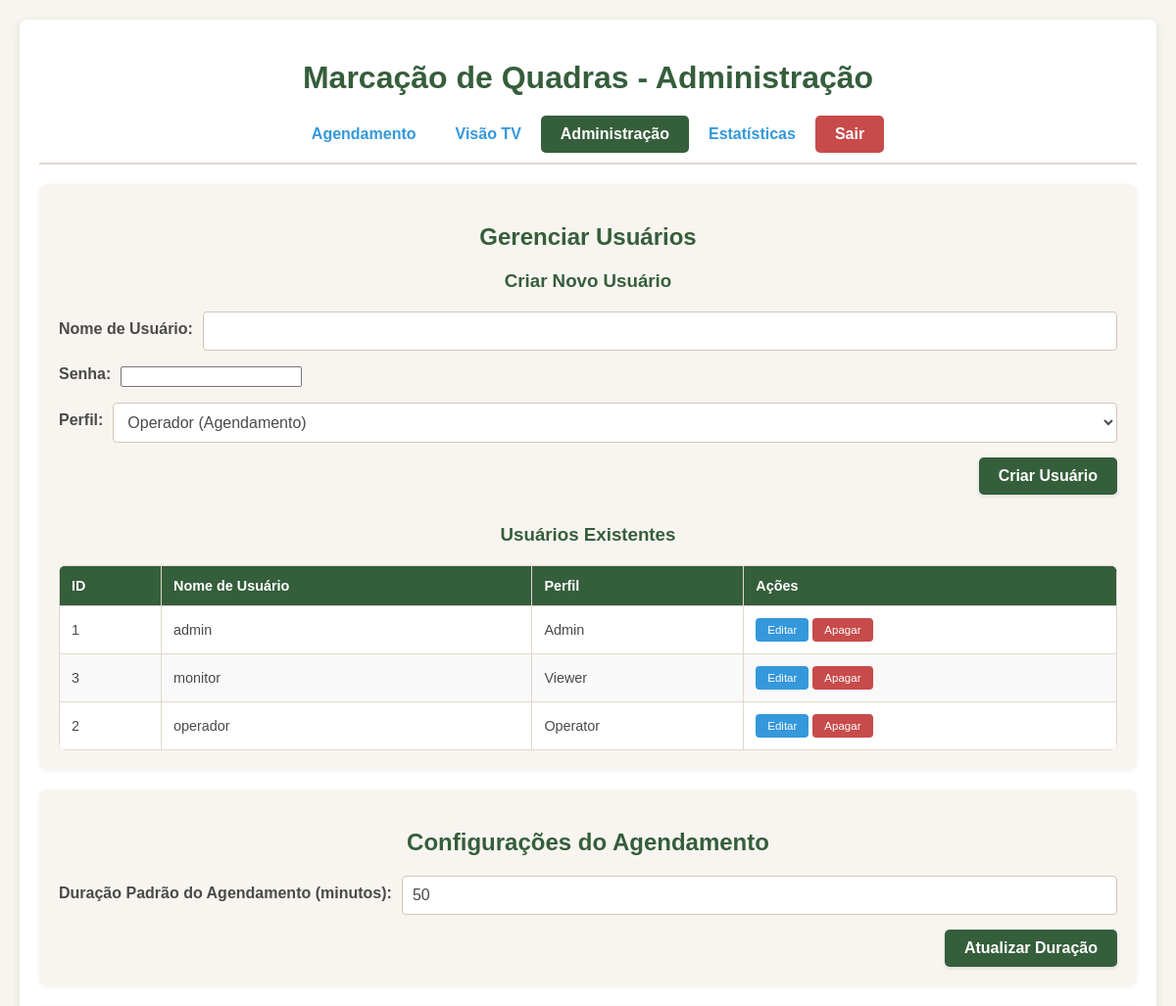
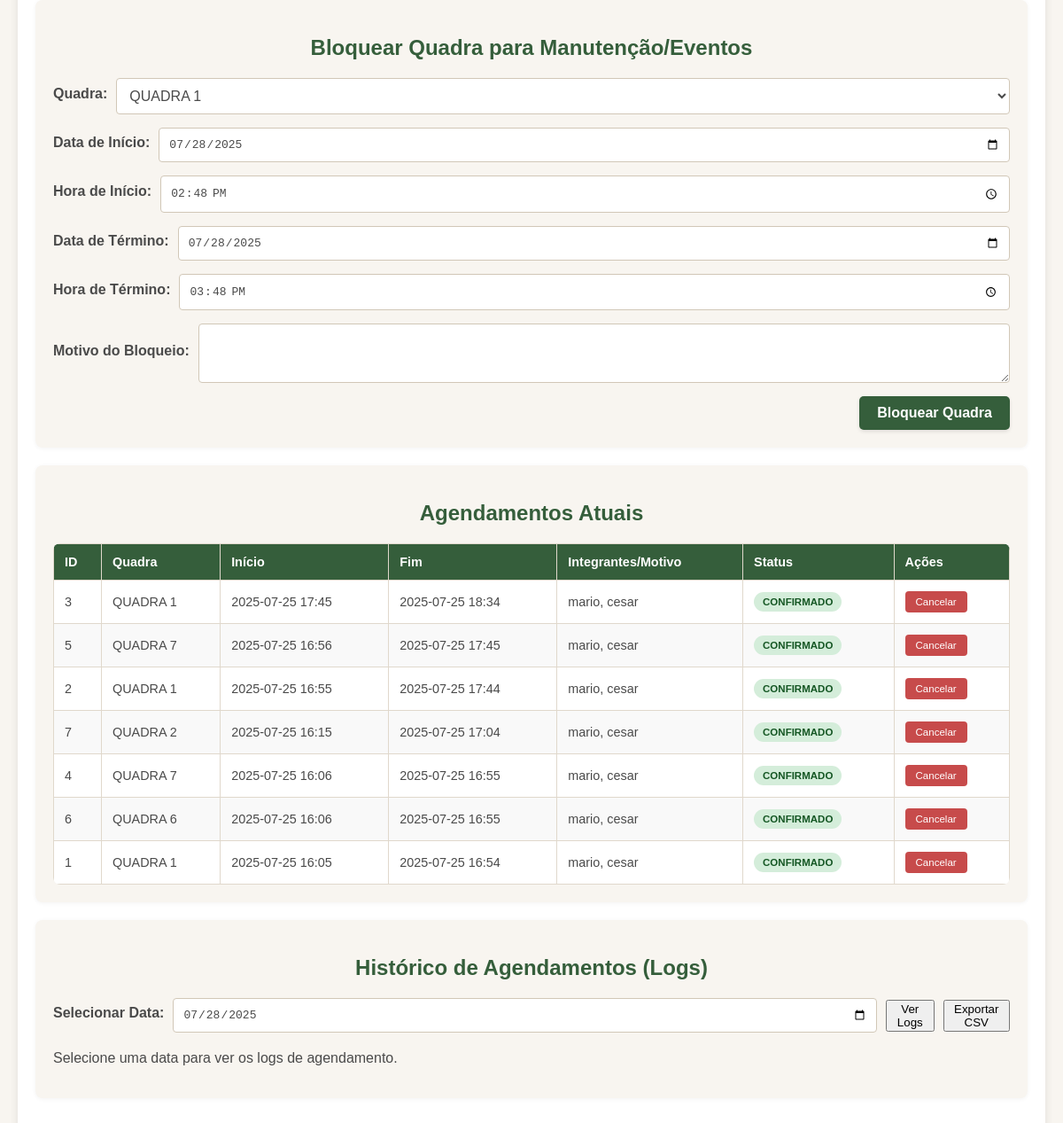
Page /admin (signed in) on the earlier database version (2 pictures, top to bottom).
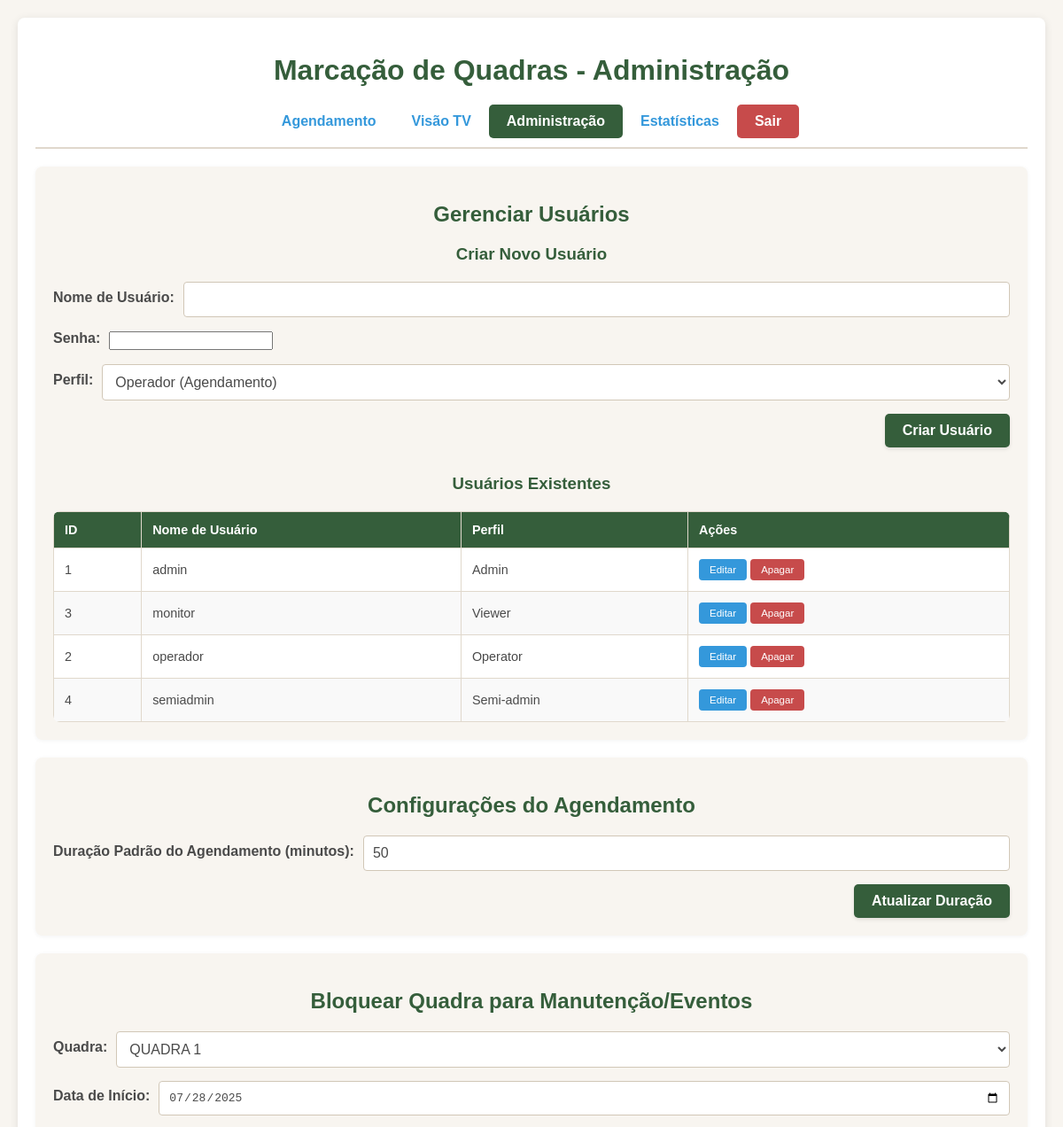
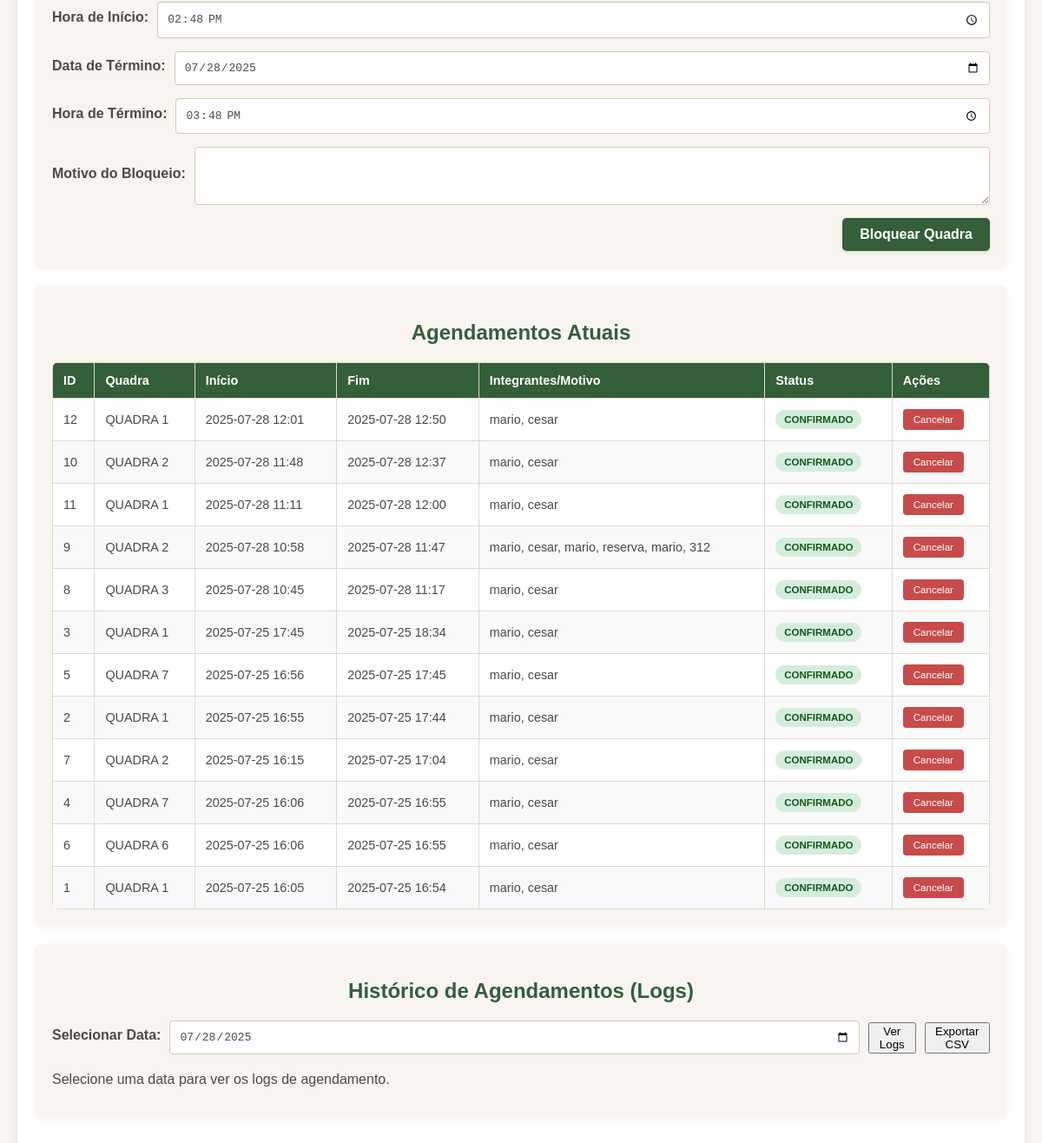
Same page on the later database version (2 pictures, top to bottom).
### tables this page shows
CREATE TABLE users (
            id INTEGER PRIMARY KEY AUTOINCREMENT,
            username TEXT UNIQUE NOT NULL,
            password_hash TEXT NOT NULL,
            role TEXT NOT NULL DEFAULT 'viewer' -- 'admin', 'operator', 'viewer'
        );

CREATE TABLE bookings (
            id INTEGER PRIMARY KEY AUTOINCREMENT,
            courtId TEXT NOT NULL,
            startTime TEXT NOT NULL,
            endTime TEXT NOT NULL,
            players TEXT NOT NULL, -- Armazenado como JSON string
            status TEXT NOT NULL,
            bookedBy TEXT,
            isBlockBooking INTEGER NOT NULL, -- 0 para False, 1 para True
            blockBookingReason TEXT,
            createdAt TEXT NOT NULL
        );

### app.py (the view, shortened to what this page needs)
@app.route('/admin', methods=['GET', 'POST'])
@login_required
@role_required(['admin', 'semi-admin']) # Semi-admin pode acessar o painel de administração
def admin_panel():
    settings = get_settings_db()
    all_bookings = get_bookings_db()
    all_bookings.sort(key=lambda x: x['startTime'], reverse=True) # Mais recente primeiro
    all_users = get_all_users()
    courts = [f"QUADRA {i + 1}" for i in range(7)]
    current_date = datetime.now().strftime('%Y-%m-%d')
    current_time = datetime.now().strftime('%H:%M')
    one_hour_later = (datetime.now() + timedelta(hours=1)).strftime('%H:%M')
    return render_template('admin.html', settings=settings, bookings=all_bookings, courts=courts,
                           current_date=current_date, current_time=current_time, one_hour_later=one_hour_later, all_users=all_users)

### templates/admin.html (shortened to what this page needs)
<!DOCTYPE html>
<html lang="pt-BR">
<head>
</head>
<body>
    <div class="container">
        <h1>Marcação de Quadras - Administração</h1>
        <div class="navbar">
            {% if g.user and (g.user.role == 'admin' or g.user.role == 'operator') %}
            <a href="{{ url_for('index') }}">Agendamento</a>
            {% endif %}
            {% if g.user and (g.user.role == 'admin' or g.user.role == 'viewer') %}
            <a href="{{ url_for('tv_view') }}">Visão TV</a>
            {% endif %}
            {% if g.user and g.user.role == 'admin' %}
            <a href="{{ url_for('admin_panel') }}" class="active">Administração</a>
            <a href="{{ url_for('statistics_panel') }}">Estatísticas</a>
            {% endif %}
            {% if g.user %}
            <a href="{{ url_for('logout') }}" style="background-color: var(--color-red-delete); color: white;">Sair</a>
            {% endif %}
        </div>
        <div class="section-card">
            <h2>Gerenciar Usuários</h2>
            <h3>Criar Novo Usuário</h3>
            <form action="{{ url_for('admin_panel') }}" method="post">
                <div class="form-group">
                    <label for="new_username">Nome de Usuário:</label>
                    <input type="text" id="new_username" name="new_username" required>
                </div>
                <div class="form-group">
                    <label for="new_password">Senha:</label>
                    <input type="password" id="new_password" name="new_password" required>
                </div>
                <div class="form-group">
                    <label for="new_role">Perfil:</label>
                    <select id="new_role" name="new_role" required>
                        <option value="operator">Operador (Agendamento)</option>
                    </select>
                </div>
                <div class="button-group">
                    <button type="submit" name="create_user" class="submit">Criar Usuário</button>
                </div>
            </form>
            <h3 style="margin-top: 30px;">Usuários Existentes</h3>
            {% if all_users %}
            <table>
                <thead>
                    <tr>
                        <th>ID</th>
                        <th>Nome de Usuário</th>
                        <th>Perfil</th>
                        <th>Ações</th>
                    </tr>
                </thead>
                <tbody>
                    {% for user in all_users %}
                    <tr>
                        <td>{{ user.id }}</td>
                        <td>{{ user.username }}</td>
                        <td>{{ user.role.capitalize() }}</td>
                        <td>
                            <button class="action-button-table"
                                onclick="openEditUserModal({{ user.id }}, '{{ user.username }}', '{{ user.role }}')">Editar</button>
                            <form action="{{ url_for('admin_panel') }}" method="post" style="display:inline-block;">
                                <button type="submit" name="delete_user" class="action-button-table delete"
                                {% if user.id == g.user.id %}disabled title="Você não pode apagar sua própria conta"{% endif %}>Apagar</button>
                            </form>
                        </td>
                    </tr>
                    {% endfor %}
                </tbody>
            </table>
            {% else %}
            <p>Nenhum usuário cadastrado (exceto os padrões).</p>
            {% endif %}
        </div>
        <div class="section-card">
            <h2>Configurações do Agendamento</h2>
            <form action="{{ url_for('admin_panel') }}" method="post">
                <div class="form-group">
                    <label for="new_duration">Duração Padrão do Agendamento (minutos):</label>
                    <input type="number" id="new_duration" name="new_duration" value="{{ settings.bookingDurationMinutes }}" required min="10" step="5">
                </div>
                <div class="button-group">
                    <button type="submit" name="update_duration" class="submit">Atualizar Duração</button>
                </div>
            </form>
        </div>
        <div class="section-card">
            <h2>Bloquear Quadra para Manutenção/Eventos</h2>
            <form action="{{ url_for('admin_panel') }}" method="post">
                <div class="form-group">
                    <label for="block_court_id">Quadra:</label>
                    <select id="block_court_id" name="block_court_id" required>
                        {% for court in courts %}
                            <option value="{{ court }}">{{ court }}</option>
                        {% endfor %}
                    </select>
                </div>
                <div class="form-group">
                    <label for="block_start_date">Data de Início:</label>
                    <input type="date" id="block_start_date" name="block_start_date" value="{{ current_date }}" required>
                </div>
                <div class="form-group">
                    <label for="block_start_time">Hora de Início:</label>
                    <input type="time" id="block_start_time" name="block_start_time" value="{{ current_time }}" required>
                </div>
                <div class="form-group">
                    <label for="block_end_date">Data de Término:</label>
                    <input type="date" id="block_end_date" name="block_end_date" value="{{ current_date }}" required>
                </div>
                <div class="form-group">
                    <label for="block_end_time">Hora de Término:</label>
                    <input type="time" id="block_end_time" name="block_end_time" value="{{ one_hour_later }}" required>
                </div>
                <div class="form-group">
                    <label for="block_reason">Motivo do Bloqueio:</label>
                    <textarea id="block_reason" name="block_reason" rows="3" required></textarea>
                </div>
                <div class="button-group">
                    <button type="submit" name="block_court" class="submit">Bloquear Quadra</button>
                </div>
            </form>
        </div>
        <div class="section-card">
            <h2>Agendamentos Atuais</h2>
            {% if bookings %}
            <table>
                <thead>
                    <tr>
                        <th>ID</th>
                        <th>Quadra</th>
                        <th>Início</th>
                        <th>Fim</th>
                        <th>Integrantes/Motivo</th>
                        <th>Status</th>
                        <th>Ações</th>
                    </tr>
                </thead>
                <tbody>
                    {% for booking in bookings %}
                    <tr>
                        <td>{{ booking.id }}</td>
                        <td>{{ booking.courtId }}</td>
                        <td>{{ booking.startTime.strftime('%Y-%m-%d %H:%M') }}</td>
                        <td>{{ booking.endTime.strftime('%Y-%m-%d %H:%M') }}</td>
                        <td>
                            {% if booking.isBlockBooking %}
                                {{ booking.blockBookingReason }}
                            {% else %}
                                {{ ', '.join(booking.players) }}
                            {% endif %}
                        </td>
                        <td>
                            <span class="status-tag
                                {% if booking.isBlockBooking %}status-block-booking
                                {% elif booking.status == 'confirmed' %}status-confirmed
                                {% elif booking.status == 'playing' %}status-playing
                                {% elif booking.status == 'provisional' %}status-alert-yellow
                                {% endif %}">
                                {% if booking.isBlockBooking %}BLOQUEADO
                                {% elif booking.status == 'confirmed' %}CONFIRMADO
                                {% elif booking.status == 'playing' %}EM JOGO
                                {% elif booking.status == 'provisional' %}PROVISÓRIO
                                {% endif %}
                            </span>
                        </td>
                        <td>
                            <form action="{{ url_for('admin_panel') }}" method="post" style="display:inline-block;">
                                <button type="submit" name="cancel_booking" class="action-button-table delete">Cancelar</button>
                            </form>
                        </td>
                    </tr>
                    {% endfor %}
                </tbody>
            </table>
            {% else %}
            <p>Nenhum agendamento encontrado.</p>
            {% endif %}
        </div>
        <div class="section-card">
            <h2>Histórico de Agendamentos (Logs)</h2>
            <div class="form-group">
                <label for="logDate">Selecionar Data:</label>
                <input type="date" id="logDate" value="{{ current_date }}">
                <button type="button" class="submit" onclick="fetchDailyLogs()">Ver Logs</button>
                <button type="button" class="submit" onclick="exportDailyLogsCsv()">Exportar CSV</button>
            </div>
            <div id="logsDisplay" style="margin-top: 20px;">
                <p>Selecione uma data para ver os logs de agendamento.</p>
            </div>
        </div>
    </div>
</body>
</html>

Differences in the rows shown:
added users: id "4", username "semiadmin", role "Semi-admin"
added bookings: id "12", courtId "QUADRA 1", startTime "2025-07-28 12:01", endTime "2025-07-28 12:50", players "mario, cesar", isBlockBooking "CONFIRMADO"
added bookings: id "10", courtId "QUADRA 2", startTime "2025-07-28 11:48", endTime "2025-07-28 12:37", players "mario, cesar", isBlockBooking "CONFIRMADO"
added bookings: id "11", courtId "QUADRA 1", startTime "2025-07-28 11:11", endTime "2025-07-28 12:00", players "mario, cesar", isBlockBooking "CONFIRMADO"
added bookings: id "9", courtId "QUADRA 2", startTime "2025-07-28 10:58", endTime "2025-07-28 11:47", players "mario, cesar, mario, reserva, mario, 312", isBlockBooking "CONFIRMADO"
added bookings: id "8", courtId "QUADRA 3", startTime "2025-07-28 10:45", endTime "2025-07-28 11:17", players "mario, cesar", isBlockBooking "CONFIRMADO"
